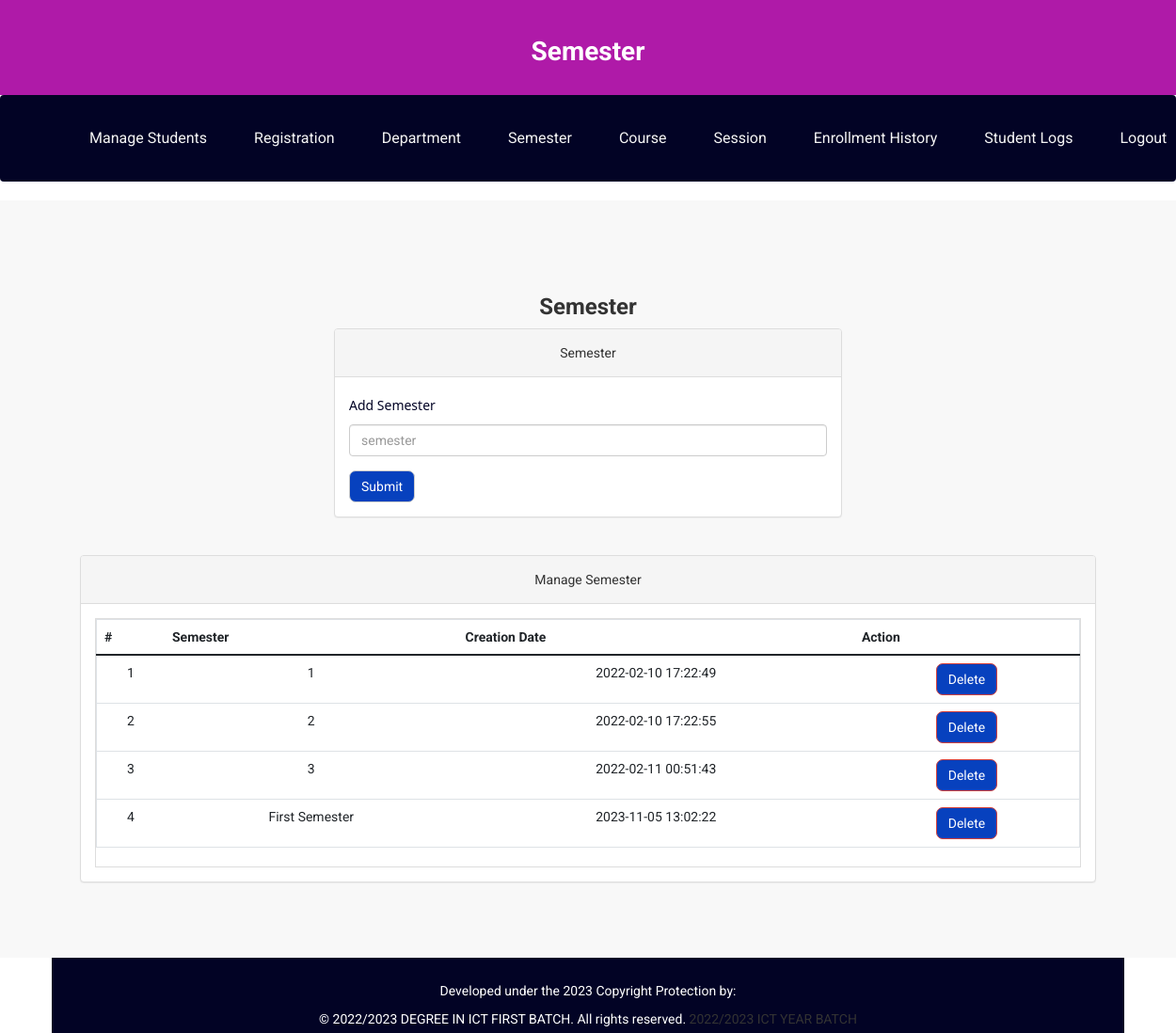
/onlinecourse/admin/semester.php (signed in), run on the app's committed database.
### tables this page shows
CREATE TABLE `semester` (
  `id` int(11) NOT NULL,
  `semester` varchar(255) DEFAULT NULL,
  `creationDate` timestamp NULL DEFAULT current_timestamp(),
  `updationDate` varchar(255) DEFAULT NULL
);

### onlinecourse/admin/semester.php (the view, shortened to what this page needs)
<?php
include('includes/config.php');
if(strlen($_SESSION['alogin'])==0)
    {
header('location:index.php');
}
else{
?>
<!DOCTYPE html>
<html xmlns="http://www.w3.org/1999/xhtml">
<head>
        <link href="https://cdn.jsdelivr.net/npm/bootstrap@5.0.2/dist/css/bootstrap.min.css" rel="stylesheet"
>
  <link href="../assets/css/bootstrap.css" rel="stylesheet" />
  <link href="../assets/css/font-awesome.css" rel="stylesheet" />
    <link href="../assets/css/style.css" rel="stylesheet" />
</head>
<body>
  <div class="studensPortalHeader">
    <h1 class="studentPortal">Semester</h1>
  </div>
<?php if($_SESSION['alogin']!="")
{
 include('includes/menubar.php');
}
 ?>
    <div class="content-wrapper">
        <div class="container">
              <div class="row">
                    <div class="col-md-12">
                        <h1 class="page-head-line">Semester  </h1>
                    </div>
                </div>
                <div class="row" >
                  <div class="col-md-3"></div>
                    <div class="col-md-6">
                        <div class="panel panel-default">
                        <div class="panel-heading">
                           Semester
                        </div>
                                        <div class="panel-body">
                                    <form name="semester" method="post">
                <div class="form-group">
                    <label for="semester">Add Semester  </label>
                    <input type="text" class="form-control" id="semester" name="semester" placeholder="semester" required />
                </div>
                <button type="submit" name="submit" class="btn btn-default">Submit</button>
                </form>
                                            </div>
                                            </div>
                                    </div>
                </div>
                <div class="col-md-12">
                    <div class="panel panel-default">
                        <div class="panel-heading">
                            Manage Semester
                        </div>
                        <div class="panel-body">
                            <div class="table-responsive table-bordered">
                                <table class="table">
                                    <thead>
                                        <tr>
                                            <th>#</th>
                                            <th>Semester</th>
                                            <th>Creation Date</th>
                                            <th>Action</th>
                                        </tr>
                                    </thead>
                                    <tbody>
                                    <?php
                                    $sql=mysqli_query($con,"select * from semester");
                                    $cnt=1;
                                    while($row=mysqli_fetch_array($sql))
                                    {
                                    ?>
                                        <tr>
                                            <td><?php echo $cnt;?></td>
                                            <td><?php echo htmlentities($row['semester']);?></td>
                                            <td><?php echo htmlentities($row['creationDate']);?></td>
                                            <td>
                                            <a href="semester.php?id=<?php echo $row['id']?>&del=delete" onClick="return confirm('Are you sure you want to delete?')">
                                            <button class="btn btn-danger">Delete</button>
</a>
                                            </td>
                                        </tr>
<?php
$cnt++;
} ?>
                                    </tbody>
                                </table>
                            </div>
                        </div>
                    </div>
                </div>
            </div>
        </div>
  <?php include('includes/footer.php');?>
</body>
</html>
<?php } ?>

### onlinecourse/assets/css/style.css (style rules this page uses)
* { padding: 0; box-sizing: border-box; background-color: transparent; }
:root { --primaryColor: #af1aa8; --smoothWhite: rgb(247, 237, 246); --seconddary:#020325; }
body { font-family: 'Roboto', sans-serif; line-height: 30px; }
.btn { border-radius: 7px; background-color: rgb(7, 65, 190) !important; color: white; font-weight: 400; }
.studensPortalHeader { background-color: var(--primaryColor); color: #fff; padding: 20px; text-align: center; }
.studentPortal { font-size: 28px; font-weight: bold; }
.content-wrapper { background-color: #f8f8f8; padding: 60px 0; text-align: center; }
.page-head-line { font-size: 24px; font-weight: bold; color: #333; }
form { text-align: left; }
label { font-family: 'Segoe UI', Tahoma, Geneva, Verdana, sans-serif !important; font-weight: 500 !important; color:var(--seconddary) !important; }
.col-md-12 { margin-top: 20px; text-align: center; }

### data on the page
semester: semester "1", creationDate "2022-02-10 17:22:49"
semester: semester "2", creationDate "2022-02-10 17:22:55"
semester: semester "3", creationDate "2022-02-11 00:51:43"
semester: semester "First Semester", creationDate "2023-11-05 13:02:22"
